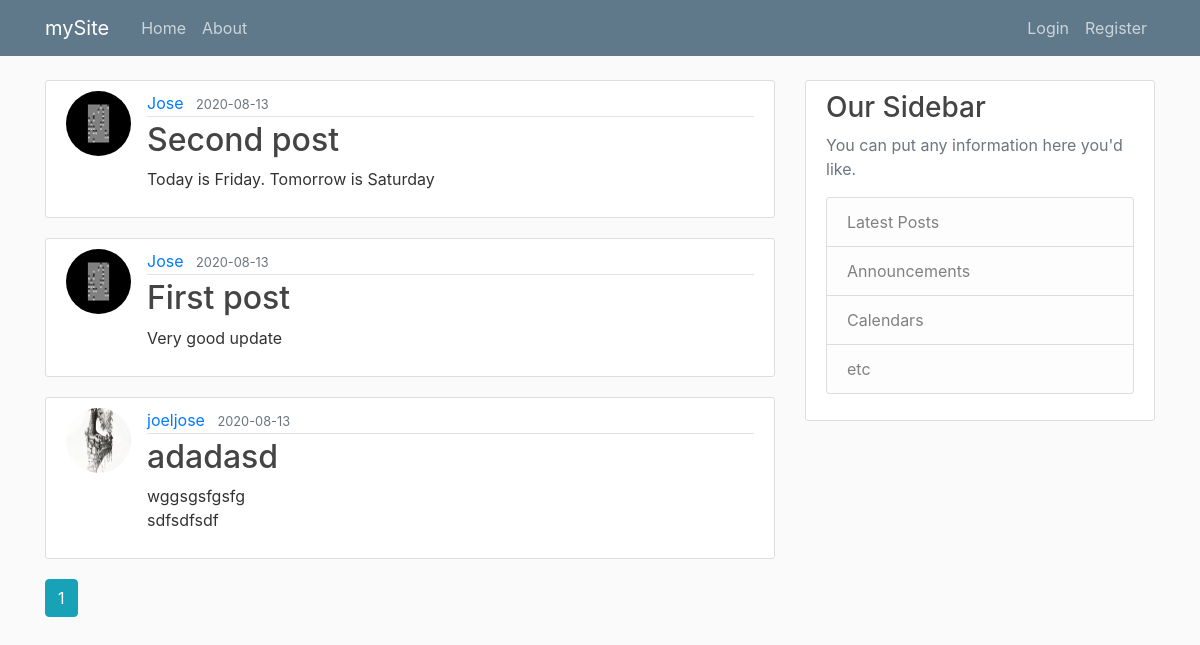
Page /home on the earlier database version.
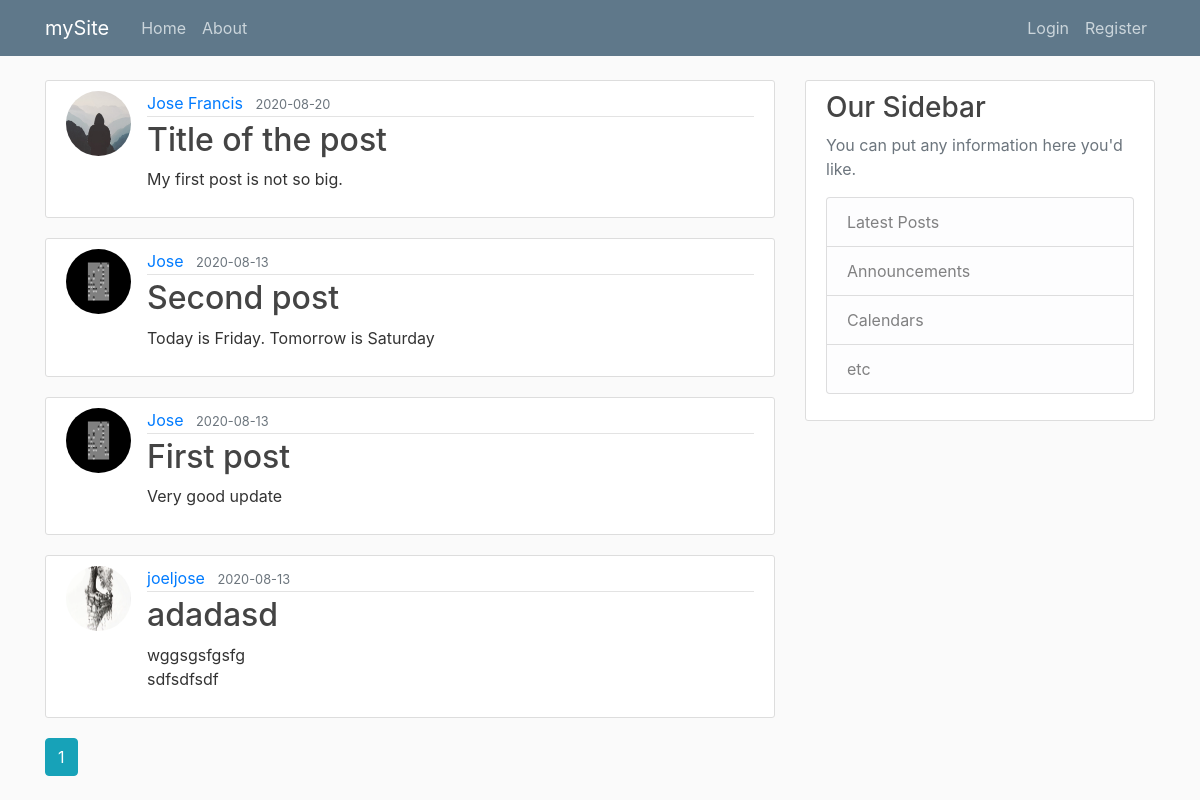
Same page on the later database version.
### mySite/models.py (models this page shows, shortened)
class Post(db.Model):
    id = db.Column(db.Integer, primary_key=True)
    title = db.Column(db.String(100), nullable=False)
    date_posted = db.Column(db.DateTime, nullable=False, default=datetime.utcnow)
    content = db.Column(db.Text, nullable=False)
    user_id = db.Column(db.Integer, db.ForeignKey('user.id'), nullable=False)
    status=db.Column(db.Integer,nullable=False,default=0)

class User(db.Model, UserMixin):
    id = db.Column(db.Integer, primary_key=True)
    username = db.Column(db.String(20), unique=True, nullable=False)
    email = db.Column(db.String(120), unique=True, nullable=False)
    image_file = db.Column(db.String(20), nullable=False, default='default.jpg')
    password = db.Column(db.String(60), nullable=False)
    district = db.Column(db.String(20),nullable=False,default='default')
    localBodyType = db.Column(db.String(20),nullable=False,default='default')
    localBodyName = db.Column(db.String(20),nullable=False,default='default')
    phone = db.Column(db.String(20),nullable=False,default='default')
    privelege=db.Column(db.Integer,nullable=False,default=0)
    verify_email=db.Column(db.Boolean,nullable=False,default=False)
    verify_phone=db.Column(db.Boolean,nullable=False,default=False)
    posts = db.relationship('Post', backref='author', lazy=True)

### mySite/main/routes.py (the view)
@main.route("/")
@main.route("/home")
def home():
    page = request.args.get('page', 1, type=int)
    posts = Post.query.order_by(Post.date_posted.desc()).paginate(page=page, per_page=5)
    return render_template('home.html', posts=posts)

### mySite/templates/home.html
{% extends "layout.html" %}
{% block content %}
    {% for post in posts.items %}
        <article class="media content-section">
          <img class="rounded-circle article-img" src="{{ url_for('static', filename='profile_pics/' + post.author.image_file) }}">
          <div class="media-body">
            <div class="article-metadata">
              <a class="mr-2" href="{{ url_for('users.user_posts', username=post.author.username) }}">{{ post.author.username }}</a>
              <small class="text-muted">{{ post.date_posted.strftime('%Y-%m-%d') }}</small>
            </div>
            <h2><a class="article-title" href="{{ url_for('posts.post', post_id=post.id) }}">{{ post.title }}</a></h2>
            <p class="article-content">{{ post.content }}</p>
          </div>
        </article>
    {% endfor %}
    {% for page_num in posts.iter_pages(left_edge=1, right_edge=1, left_current=1, right_current=2) %}
      {% if page_num %}
        {% if posts.page == page_num %}
          <a class="btn btn-info mb-4" href="{{ url_for('main.home', page=page_num) }}">{{ page_num }}</a>
        {% else %}
          <a class="btn btn-outline-info mb-4" href="{{ url_for('main.home', page=page_num) }}">{{ page_num }}</a>
        {% endif %}
      {% else %}
        ...
      {% endif %}
    {% endfor %}
{% endblock content %}

### mySite/templates/layout.html (shortened to what this page needs)
<!DOCTYPE html>
<html>
<head>
    <link rel="stylesheet" href="https://maxcdn.bootstrapcdn.com/bootstrap/4.0.0/css/bootstrap.min.css">
    <link rel="stylesheet" type="text/css" href="{{ url_for('static', filename='main.css') }}">
</head>
<body>
    <header class="site-header">
      <nav class="navbar navbar-expand-md navbar-dark bg-steel fixed-top">
        <div class="container">
          <a class="navbar-brand mr-4" href="/">mySite</a>
          <div class="collapse navbar-collapse" id="navbarToggle">
            <div class="navbar-nav mr-auto">
              <a class="nav-item nav-link" href="{{ url_for('main.home') }}">Home</a>
              <a class="nav-item nav-link" href="{{ url_for('main.about') }}">About</a>
            </div>
            <div class="navbar-nav">
              {% if current_user.is_authenticated %}
                <a class="nav-item nav-link" href="{{ url_for('posts.new_post') }}">New Post</a>
                <a class="nav-item nav-link" href="{{ url_for('users.account') }}">Account</a>
                <a class="nav-item nav-link" href="{{ url_for('users.logout') }}">Logout</a>
              {% else %}
                <a class="nav-item nav-link" href="{{ url_for('users.login') }}">Login</a>
                <a class="nav-item nav-link" href="{{ url_for('users.register') }}">Register</a>
              {% endif %}
            </div>
          </div>
        </div>
      </nav>
    </header>
    <main role="main" class="container">
      <div class="row">
        <div class="col-md-8">
          {% block content %}{% endblock %}
        </div>
        <div class="col-md-4">
          <div class="content-section">
            <h3>Our Sidebar</h3>
            <p class='text-muted'>You can put any information here you'd like.
              <ul class="list-group">
                <li class="list-group-item list-group-item-light">Latest Posts</li>
                <li class="list-group-item list-group-item-light">Announcements</li>
                <li class="list-group-item list-group-item-light">Calendars</li>
                <li class="list-group-item list-group-item-light">etc</li>
              </ul>
            </p>
          </div>
        </div>
      </div>
    </main>
</body>
</html>

### mySite/static/main.css (style rules this page uses)
body { background: #fafafa; color: #333333; margin-top: 5rem; }
h1, h2, h3, h4, h5, h6 { color: #444444; }
.bg-steel { background-color: #5f788a; }
.site-header .navbar-nav .nav-link { color: #cbd5db; }
.content-section { background: #ffffff; padding: 10px 20px; border: 1px solid #dddddd; border-radius: 3px; margin-bottom: 20px; }
.article-title { color: #444444; }
.article-content { white-space: pre-line; }
.article-img { height: 65px; width: 65px; margin-right: 16px; }
.article-metadata { padding-bottom: 1px; margin-bottom: 4px; border-bottom: 1px solid #e3e3e3 }

Differences in the rows shown:
added Post: image_file (placeholder picture), author.username "Jose Francis", date_posted "2020-08-20", title "Title of the post", content "My first post is not so big."
